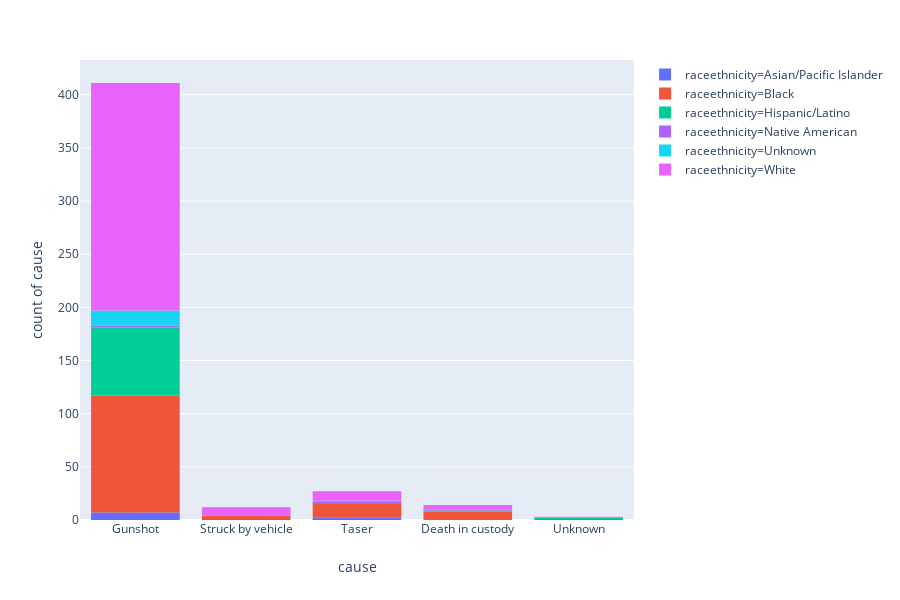

Source (notebook cell):
### Code cell
px.histogram(blm, x="cause", y="cause", color="raceethnicity")

### Figure 1 — Plotly figure (JSON) as saved in the notebook; plotly's stock layout.template omitted (floating-point values rounded to 4 significant figures; data arrays with more than 128 entries replaced by an {"elided": "..."} marker saying what was removed)
{"data": [{"alignmentgroup": "True", "hoverlabel": {"namelength": 0}, "hovertemplate": "raceethnicity=Asian/Pacific Islander<br>cause=%{x}<br>count of cause=%{y}", "legendgroup": "raceethnicity=Asian/Pacific Islander", "marker": {"color": "#636efa"}, "name": "raceethnicity=Asian/Pacific Islander", "offsetgroup": "raceethnicity=Asian/Pacific Islander", "orientation": "v", "showlegend": true, "type": "histogram", "uid": "acc80185-b1f7-411e-9ace-77a766fb93f8", "x": ["Gunshot", "Gunshot", "Struck by vehicle", "Gunshot", "Gunshot", "Gunshot", "Gunshot", "Taser", "Taser", "Gunshot"], "xaxis": "x", "y": ["Gunshot", "Gunshot", "Struck by vehicle", "Gunshot", "Gunshot", "Gunshot", "Gunshot", "Taser", "Taser", "Gunshot"], "yaxis": "y"}, {"alignmentgroup": "True", "hoverlabel": {"namelength": 0}, "hovertemplate": "raceethnicity=Black<br>cause=%{x}<br>count of cause=%{y}", "legendgroup": "raceethnicity=Black", "marker": {"color": "#EF553B"}, "name": "raceethnicity=Black", "offsetgroup": "raceethnicity=Black", "orientation": "v", "showlegend": true, "type": "histogram", "uid": "c5719d62-4aff-4f16-8e3d-49f073c35fee", "x": {"elided": "135 str values"}, "xaxis": "x", "y": {"elided": "135 str values"}, "yaxis": "y"}, {"alignmentgroup": "True", "hoverlabel": {"namelength": 0}, "hovertemplate": "raceethnicity=Hispanic/Latino<br>cause=%{x}<br>count of cause=%{y}", "legendgroup": "raceethnicity=Hispanic/Latino", "marker": {"color": "#00cc96"}, "name": "raceethnicity=Hispanic/Latino", "offsetgroup": "raceethnicity=Hispanic/Latino", "orientation": "v", "showlegend": true, "type": "histogram", "uid": "23421ef9-3127-4c92-947d-447b712c2e3f", "x": ["Gunshot", "Gunshot", "Gunshot", "Gunshot", "Gunshot", "Gunshot", "Gunshot", "Gunshot", "Gunshot", "Gunshot", "Gunshot", "Gunshot", "Gunshot", "Gunshot", "Gunshot", "Gunshot", "Gunshot", "Gunshot", "Gunshot", "Gunshot", "Gunshot", "Gunshot", "Gunshot", "Gunshot", "Death in custody", "Gunshot", "Gunshot", "Gunshot", "Gunshot", "Gunshot", "Gunshot", "Gunshot", "Gunshot", "Gunshot", "Gunshot", "Gunshot", "Gunshot", "Gunshot", "Gunshot", "Gunshot", "Gunshot", "Gunshot", "Gunshot", "Gunshot", "Gunshot", "Gunshot", "Gunshot", "Gunshot", "Gunshot", "Gunshot", "Gunshot", "Gunshot", "Gunshot", "Gunshot", "Gunshot", "Unknown", "Gunshot", "Gunshot", "Gunshot", "Gunshot", "Gunshot", "Gunshot", "Gunshot", "Gunshot", "Gunshot", "Gunshot", "Taser"], "xaxis": "x", "y": ["Gunshot", "Gunshot", "Gunshot", "Gunshot", "Gunshot", "Gunshot", "Gunshot", "Gunshot", "Gunshot", "Gunshot", "Gunshot", "Gunshot", "Gunshot", "Gunshot", "Gunshot", "Gunshot", "Gunshot", "Gunshot", "Gunshot", "Gunshot", "Gunshot", "Gunshot", "Gunshot", "Gunshot", "Death in custody", "Gunshot", "Gunshot", "Gunshot", "Gunshot", "Gunshot", "Gunshot", "Gunshot", "Gunshot", "Gunshot", "Gunshot", "Gunshot", "Gunshot", "Gunshot", "Gunshot", "Gunshot", "Gunshot", "Gunshot", "Gunshot", "Gunshot", "Gunshot", "Gunshot", "Gunshot", "Gunshot", "Gunshot", "Gunshot", "Gunshot", "Gunshot", "Gunshot", "Gunshot", "Gunshot", "Unknown", "Gunshot", "Gunshot", "Gunshot", "Gunshot", "Gunshot", "Gunshot", "Gunshot", "Gunshot", "Gunshot", "Gunshot", "Taser"], "yaxis": "y"}, {"alignmentgroup": "True", "hoverlabel": {"namelength": 0}, "hovertemplate": "raceethnicity=Native American<br>cause=%{x}<br>count of cause=%{y}", "legendgroup": "raceethnicity=Native American", "marker": {"color": "#ab63fa"}, "name": "raceethnicity=Native American", "offsetgroup": "raceethnicity=Native American", "orientation": "v", "showlegend": true, "type": "histogram", "uid": "fcf8c526-3346-467a-b69f-ddfb646c90aa", "x": ["Gunshot", "Death in custody", "Gunshot", "Taser"], "xaxis": "x", "y": ["Gunshot", "Death in custody", "Gunshot", "Taser"], "yaxis": "y"}, {"alignmentgroup": "True", "hoverlabel": {"namelength": 0}, "hovertemplate": "raceethnicity=Unknown<br>cause=%{x}<br>count of cause=%{y}", "legendgroup": "raceethnicity=Unknown", "marker": {"color": "#19d3f3"}, "name": "raceethnicity=Unknown", "offsetgroup": "raceethnicity=Unknown", "orientation": "v", "showlegend": true, "type": "histogram", "uid": "4137422c-fabf-4382-b921-c1a1faa9b4ba", "x": ["Gunshot", "Gunshot", "Gunshot", "Gunshot", "Gunshot", "Gunshot", "Gunshot", "Taser", "Gunshot", "Gunshot", "Gunshot", "Gunshot", "Gunshot", "Gunshot", "Gunshot"], "xaxis": "x", "y": ["Gunshot", "Gunshot", "Gunshot", "Gunshot", "Gunshot", "Gunshot", "Gunshot", "Taser", "Gunshot", "Gunshot", "Gunshot", "Gunshot", "Gunshot", "Gunshot", "Gunshot"], "yaxis": "y"}, {"alignmentgroup": "True", "hoverlabel": {"namelength": 0}, "hovertemplate": "raceethnicity=White<br>cause=%{x}<br>count of cause=%{y}", "legendgroup": "raceethnicity=White", "marker": {"color": "#e763fa"}, "name": "raceethnicity=White", "offsetgroup": "raceethnicity=White", "orientation": "v", "showlegend": true, "type": "histogram", "uid": "649ed8ec-3edd-4f72-be43-4f1ee36b7e57", "x": {"elided": "236 str values"}, "xaxis": "x", "y": {"elided": "236 str values"}, "yaxis": "y"}], "layout": {"barmode": "relative", "grid": {"xaxes": ["x"], "xgap": 0.1, "xside": "bottom", "yaxes": ["y"], "ygap": 0.1, "yside": "left"}, "height": 600, "legend": {"tracegroupgap": 0}, "margin": {"t": 60}, "xaxis": {"title": {"text": "cause"}}, "yaxis": {"title": {"text": "count of cause"}}}}
